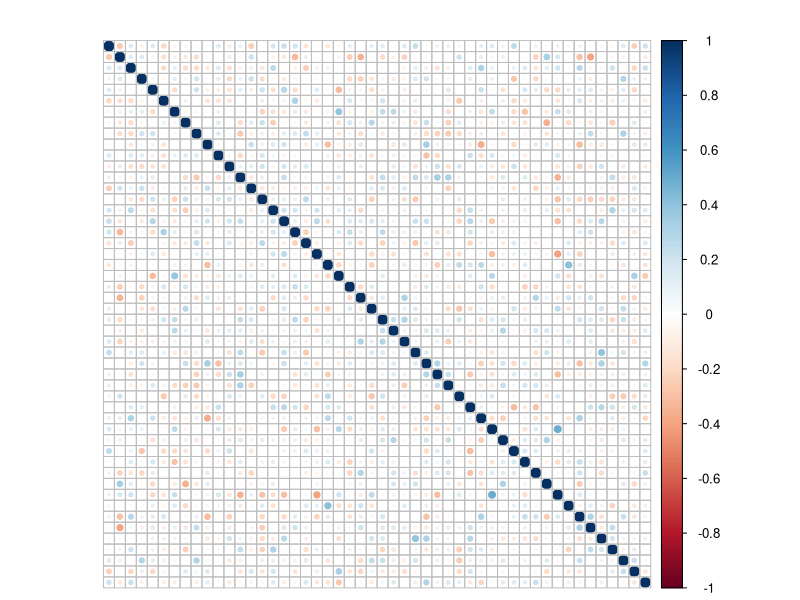

Reproduce this figure in R. (Note: this script raises an error after producing the figure.)
# Get current working directory
getwd()
# Set working directory
setwd('/home/domenico/Desktop/MAGISTRALE/Statistical Data Analysis/Progetto')
# Read data
data <- read.csv("RegressionDataset_DA_group3.csv")
# Display data
print(data)

# Load libraries
library(glmnet)
library(caret)
library(leaps)
library(corrplot) 

# Set random seed for reproducibility
set.seed(123)
# Create index for training data
trainIndex <- sample(1:nrow(data), 0.8*nrow(data))
# Create training and test sets
trainData <- data[trainIndex,]
testData <- data[-trainIndex,]

#x is a matrix of all train data columns except the first (the response) while y is the first column(the response)
x_train = as.matrix(trainData[, -1])
y_train = trainData[, 1]
x_test = as.matrix(testData[, -1])
y_test = testData[,1]

# Create data frames for training and testing
data_frame_train <- data.frame(y_train, x_train)
colnames(data_frame_train)[1] <- "y_train"
data_frame_test <- data.frame(y_test, x_test)
colnames(data_frame_test)[1] <- "y_test"

# Print the lengths
cat("Length of x_train is ", nrow(x_train), "\n")
cat("Length of y_train is ", length(y_train), "\n")
cat("Length of x_test is ", nrow(x_test), "\n")
cat("Length of y_test is ", length(y_test), "\n")


#CORRELATION MATRIX
corData <- round(cor(x_train), digits = 2) 
corrplot(corData, cex = 0.22, show.legend = TRUE, main = "Correlation Matrix") 
pdf(file="Images/R/Correlation_Matrix.pdf", width=26, height=15)


# MULTIPLE LINEAR REGRESSION
#fit multiple linear regression model
multiple_lr_fit <- lm(y_train ~ ., data = data_frame_train)
# Summary of the fit
summary(multiple_lr_fit)

# Extract coefficients
coefficients_matrix <- multiple_lr_fit$coefficients
#remove intercept
coefficients_matrix <- coefficients_matrix[-1]
# p-values are in the 4th column
# Extract p-values for all coefficients
p_values <- summary(multiple_lr_fit)$coefficients[-1, 4]
# Filter significant coefficients (e.g., p < 0.05)
significant_coeff_names <- which(p_values < 0.05)
significant_coeff_values = coefficients_matrix[significant_coeff_names]
# Display the names of significant coefficients
cat("significant predictors for multiple linear regression:",significant_coeff_names)

ascii_codes <- round(significant_coeff_values / 100)
# Convert to ASCII characters
characters <- intToUtf8(ascii_codes)
cat("clue using simple linear regression:",characters)

# Make predictions on test data
predictions_mlr <- predict(multiple_lr_fit, newdata = data_frame_test)
# Calculate residuals (difference between observed and predicted values)
residuals <- y_test - predictions_mlr
# Calculate the Mean Squared Error (MSE)
mse <- mean(residuals^2)
# Create a data frame for plotting
mse_df <- data.frame(MSE = mse)
# Print the MSE value
cat("Test Mean Squared Error (MSE) of multiple linear regression is:", mse, "\n")
#test MSE is very high




#BEST SUBSET SELECTION
regfit.full<-regsubsets(x_train,y_train,nvmax = 8,really.big = T)
reg.summary<-summary(regfit.full)

oser_indexes <- list()
# Loop through the summaries
for (reg_summary_name in c("bic", "cp", "adjr2")) {
  # Select the appropriate summary based on the name
  reg_summary <- reg.summary[[reg_summary_name]]
  # Determine the index of the minimum or maximum value based on the summary name
  if (reg_summary_name == "adjr2") {
    idx <- which.max(reg_summary)
  } else {
    idx <- which.min(reg_summary)
  }
  # Calculate the standard error
  se <- sd(reg_summary) / sqrt(length(x_train))
  # Find the indexes within one standard error of the minimum or maximum
  indexes <- which(reg_summary >= (reg_summary[idx] - se) & reg_summary <= (reg_summary[idx] + se))
  # Find the minimum index within the range
  min_index <- min(indexes)
  # Insert the min_index into oser_indexes
  oser_indexes[[reg_summary_name]] <- min_index
  # Initialize plot
  plot(reg_summary, xlab = "Number of Variables", ylab = reg_summary_name, type = "l")
  # Add points for max or min value
  points(idx, reg_summary[idx], col = "blue", cex = 2, pch = 20)
  # Add points for min_index
  points(min_index, reg_summary[min_index], col = "red", cex = 2, pch = 20)
  # Add legend
  legend("right", legend = c("Optimal", "One SE Rule"), col = c("blue", "red"), pch = 20, cex = 0.6, inset = c(0.05, 0.05))
}

# Convert the list to a numeric vector
oser_indexes_vector <- unlist(oser_indexes)
#find the mean of oser
mean_oser_index = round(mean(oser_indexes_vector))
# Extract coefficients for the model with mean_oser_index predictors
best_model_coef = coef(regfit.full, id = mean_oser_index)
# Extract the names of the predictors
best_predictors = names(best_model_coef)[-1]  # Exclude intercept
# Display the names of the best predictors
cat("Best predictors name using bestsubset selection: ",best_predictors)

ascii_codes <- round(best_model_coef / 100)
# Convert to ASCII characters
characters <- intToUtf8(ascii_codes)
cat("clue using bestsubset selection:",characters)

#FORWARD SELECTION


#RIDGE AND LASSO 

# Define lambda sequence
lambda_seq <- seq(0,20, by=0.1)

# Fit Ridge model with specified lambda values
fit.ridge <- glmnet(x_train, y_train, alpha = 0, lambda = lambda_seq)
# Plot Ridge coefficients
plot(fit.ridge, xvar="lambda", label=TRUE, main="Ridge Coefficient Paths")

# Fit Lasso model with specified lambda values
fit.lasso <- glmnet(x_train, y_train, alpha = 1, lambda = lambda_seq)
# Plot Lasso coefficients
plot(fit.lasso, xvar="lambda", label=TRUE, main="Lasso Coefficient Paths")

# Cross-validation for Ridge with specified lambda values
cv.ridge <- cv.glmnet(x_train, y_train, alpha=0, lambda = lambda_seq, nfolds=10)
plot(cv.ridge, main="Ridge CV Error")

# Cross-validation for Lasso with specified lambda values
cv.lasso <- cv.glmnet(x_train, y_train, alpha=1, lambda = lambda_seq, nfolds=10)
plot(cv.lasso, main="Lasso CV Error")

# Prediction and comparison on test set for Ridge and Lasso
pred.ridge <- predict(fit.ridge, s = cv.ridge$lambda.min, newx = x_test)
pred.lasso <- predict(fit.lasso, s = cv.lasso$lambda.min, newx = x_test)
# Calculate RMSE for Ridge and Lasso
rmse.ridge <- sqrt(mean((pred.ridge - y_test)^2))
rmse.lasso <- sqrt(mean((pred.lasso - y_test)^2))

# Plot RMSE comparison
barplot(c(rmse.ridge, rmse.lasso), 
        names.arg=c("Ridge", "Lasso"), 
        main="RMSE Comparison on Test Set")

# Identify the model with the lowest RMSE
lowest_rmse_model <- which.min(c(rmse.ridge, rmse.lasso))
lowest_rmse_model

# Extract best coefficients based on the model with the lowest RMSE
if (lowest_rmse_model == 1) {  # Ridge
  best_coef_matrix <- as.matrix(coef(cv.ridge, s = cv.ridge$lambda.min))
} else if (lowest_rmse_model == 2) {  # Lasso
  best_coef_matrix <- as.matrix(coef(cv.lasso, s = cv.lasso$lambda.min))
}

# Remove the intercept from the matrix
best_coef_matrix <- best_coef_matrix[-1, , drop = FALSE]
# Convert sparse matrix to dense vector
dense_coef <- best_coef_matrix
# Filter out zeros and NAs
filtered_coef <- dense_coef[!is.na(dense_coef) & dense_coef != 0]
# Divide by 100 and round to nearest integer
ascii_codes <- round(filtered_coef / 100)
# Convert to ASCII characters
characters <- intToUtf8(ascii_codes)
cat("clue using Ridge/Lasso:",characters)
